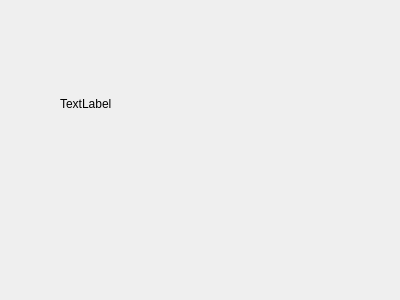
<?xml version="1.0" encoding="UTF-8"?>
<ui version="4.0">
 <class>Widget</class>
 <widget class="QWidget" name="Widget">
  <property name="geometry">
   <rect>
    <x>0</x>
    <y>0</y>
    <width>400</width>
    <height>300</height>
   </rect>
  </property>
  <property name="windowTitle">
   <string>Widget</string>
  </property>
  <widget class="QLabel" name="label">
   <property name="geometry">
    <rect>
     <x>60</x>
     <y>70</y>
     <width>56</width>
     <height>67</height>
    </rect>
   </property>
   <property name="text">
    <string>TextLabel</string>
   </property>
  </widget>
 </widget>
 <layoutdefault spacing="6" margin="11"/>
 <resources/>
 <connections/>
</ui>
